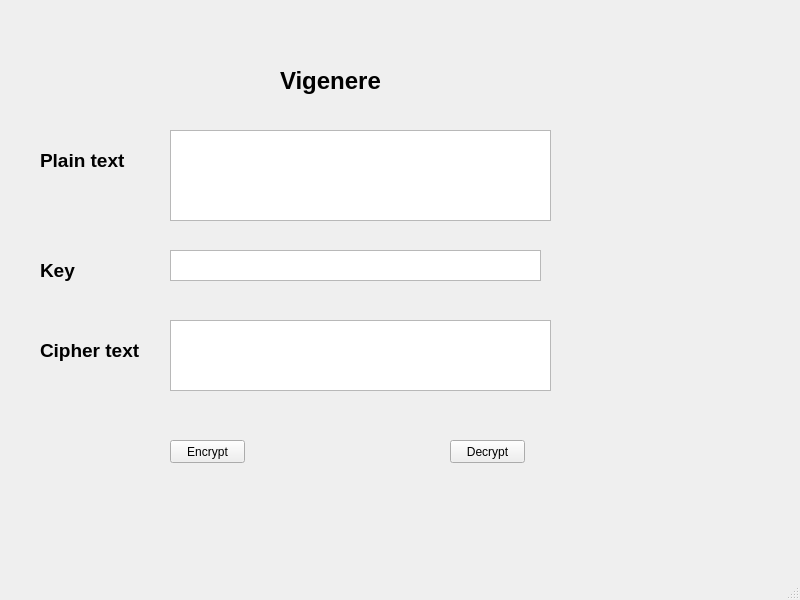
<?xml version="1.0" encoding="UTF-8"?>
<ui version="4.0">
 <class>MainWindow</class>
 <widget class="QMainWindow" name="MainWindow">
  <property name="geometry">
   <rect>
    <x>0</x>
    <y>0</y>
    <width>800</width>
    <height>600</height>
   </rect>
  </property>
  <property name="windowTitle">
   <string>MainWindow</string>
  </property>
  <widget class="QWidget" name="centralwidget">
   <widget class="QLabel" name="label_3">
    <property name="geometry">
     <rect>
      <x>40</x>
      <y>340</y>
      <width>111</width>
      <height>21</height>
     </rect>
    </property>
    <property name="font">
     <font>
      <pointsize>14</pointsize>
      <weight>75</weight>
      <bold>true</bold>
     </font>
    </property>
    <property name="text">
     <string>Cipher text</string>
    </property>
   </widget>
   <widget class="QPlainTextEdit" name="txt_plain_text">
    <property name="geometry">
     <rect>
      <x>170</x>
      <y>130</y>
      <width>381</width>
      <height>91</height>
     </rect>
    </property>
   </widget>
   <widget class="QLabel" name="label_5">
    <property name="geometry">
     <rect>
      <x>40</x>
      <y>150</y>
      <width>111</width>
      <height>21</height>
     </rect>
    </property>
    <property name="font">
     <font>
      <pointsize>14</pointsize>
      <weight>75</weight>
      <bold>true</bold>
     </font>
    </property>
    <property name="text">
     <string>Plain text</string>
    </property>
   </widget>
   <widget class="QPushButton" name="btn_decrypt">
    <property name="geometry">
     <rect>
      <x>450</x>
      <y>440</y>
      <width>75</width>
      <height>23</height>
     </rect>
    </property>
    <property name="text">
     <string>Decrypt</string>
    </property>
   </widget>
   <widget class="QLabel" name="label_4">
    <property name="geometry">
     <rect>
      <x>40</x>
      <y>260</y>
      <width>111</width>
      <height>21</height>
     </rect>
    </property>
    <property name="font">
     <font>
      <pointsize>14</pointsize>
      <weight>75</weight>
      <bold>true</bold>
     </font>
    </property>
    <property name="text">
     <string>Key</string>
    </property>
   </widget>
   <widget class="QPlainTextEdit" name="txt_cipher_text">
    <property name="geometry">
     <rect>
      <x>170</x>
      <y>320</y>
      <width>381</width>
      <height>71</height>
     </rect>
    </property>
   </widget>
   <widget class="QPushButton" name="btn_encrypt">
    <property name="geometry">
     <rect>
      <x>170</x>
      <y>440</y>
      <width>75</width>
      <height>23</height>
     </rect>
    </property>
    <property name="text">
     <string>Encrypt</string>
    </property>
   </widget>
   <widget class="QLabel" name="label">
    <property name="geometry">
     <rect>
      <x>280</x>
      <y>50</y>
      <width>131</width>
      <height>61</height>
     </rect>
    </property>
    <property name="font">
     <font>
      <pointsize>18</pointsize>
      <weight>75</weight>
      <bold>true</bold>
     </font>
    </property>
    <property name="text">
     <string>Vigenere</string>
    </property>
   </widget>
   <widget class="QTextEdit" name="txt_key">
    <property name="geometry">
     <rect>
      <x>170</x>
      <y>250</y>
      <width>371</width>
      <height>31</height>
     </rect>
    </property>
   </widget>
  </widget>
  <widget class="QMenuBar" name="menubar">
   <property name="geometry">
    <rect>
     <x>0</x>
     <y>0</y>
     <width>800</width>
     <height>21</height>
    </rect>
   </property>
  </widget>
  <widget class="QStatusBar" name="statusbar"/>
 </widget>
 <resources/>
 <connections/>
</ui>
